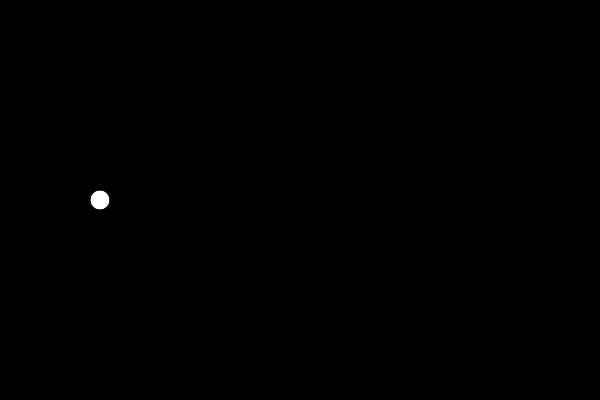
Frame 1 (no input)
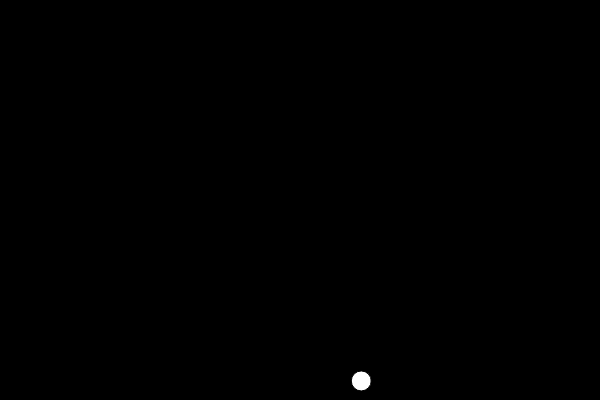
Frame 60 (no input)
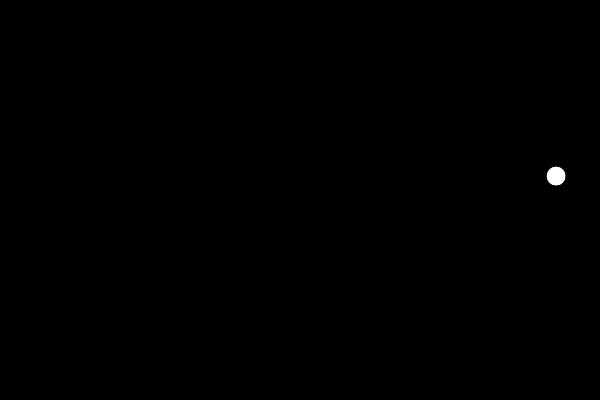
Frame 120 (the mouse pressed at the canvas centre since frame 60)

The p5.js sketch that drew these frames (run headless with seeded random() and noise() and a simulated clock; from frame 60 on, the mouse is pressed at the canvas centre):

// p5.js sketch
// ── sketch.js
let x=100, y=200, bg=0, radius=10, xspd, yspd;

function setup() {

  createCanvas(600, 400);

  // set the initial x,y speed
  xspd = random(3,5);
  yspd = random(3,5);
}

function draw() {

  background(bg);
  ellipse(x, y, radius*2, radius*2);

  // update the position based on speed
  x = x + xspd;
  y = y + yspd;

  // check collision with left/right wall
  if ((xspd > 0 && x >= width-radius) || (xspd < 0 && x <= radius)) {
    xspd = xspd * -1; // reverse speed
  }

  // check collision with top/bottom wall
  if ((yspd > 0 && y >= height-radius) || (yspd < 0 && y <= radius)) {
    yspd = yspd * -1; // reverse speed
  }
}
 
